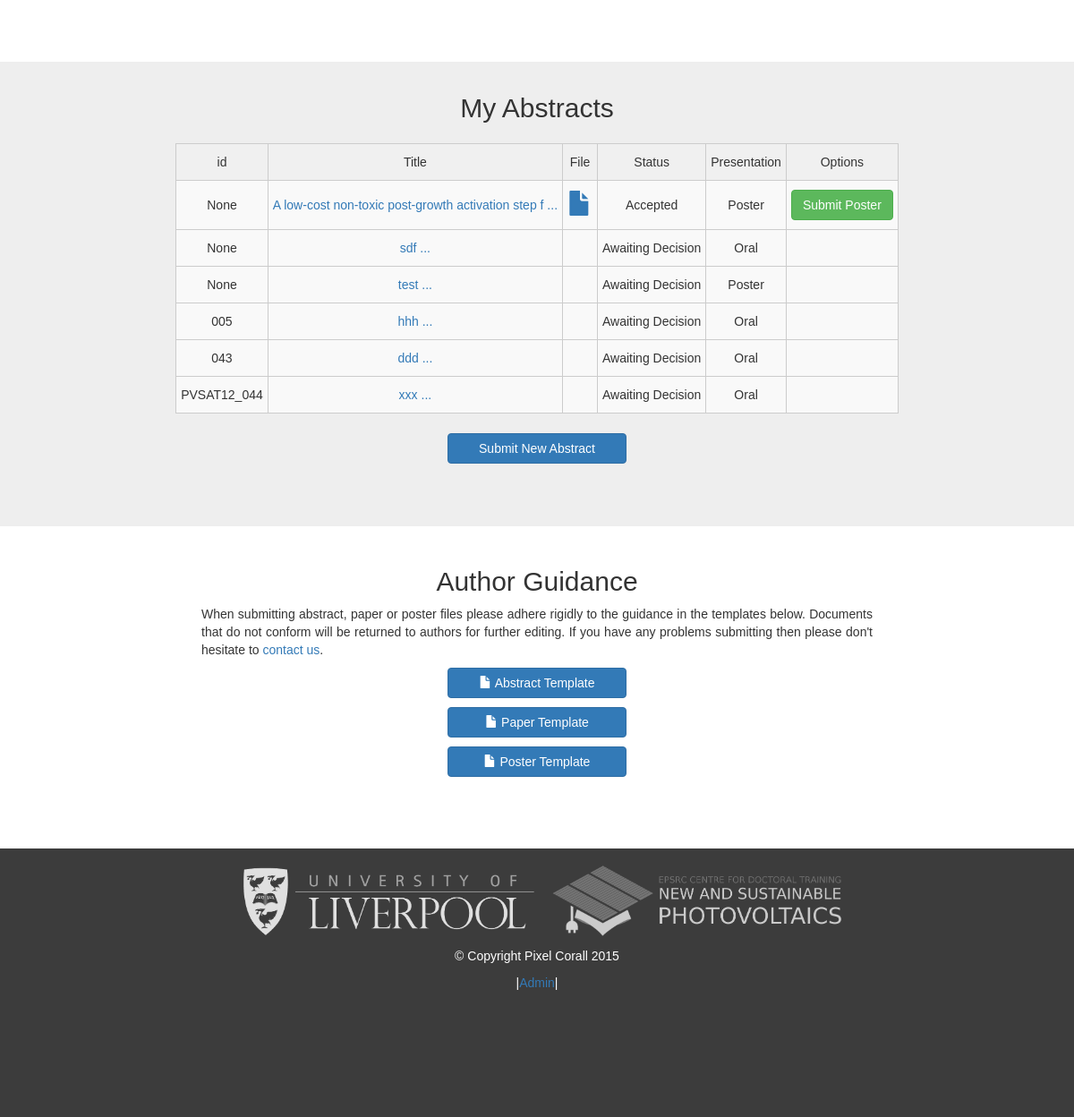
Before: /authors/dashboard/ (signed in, lower part) with the older database file.
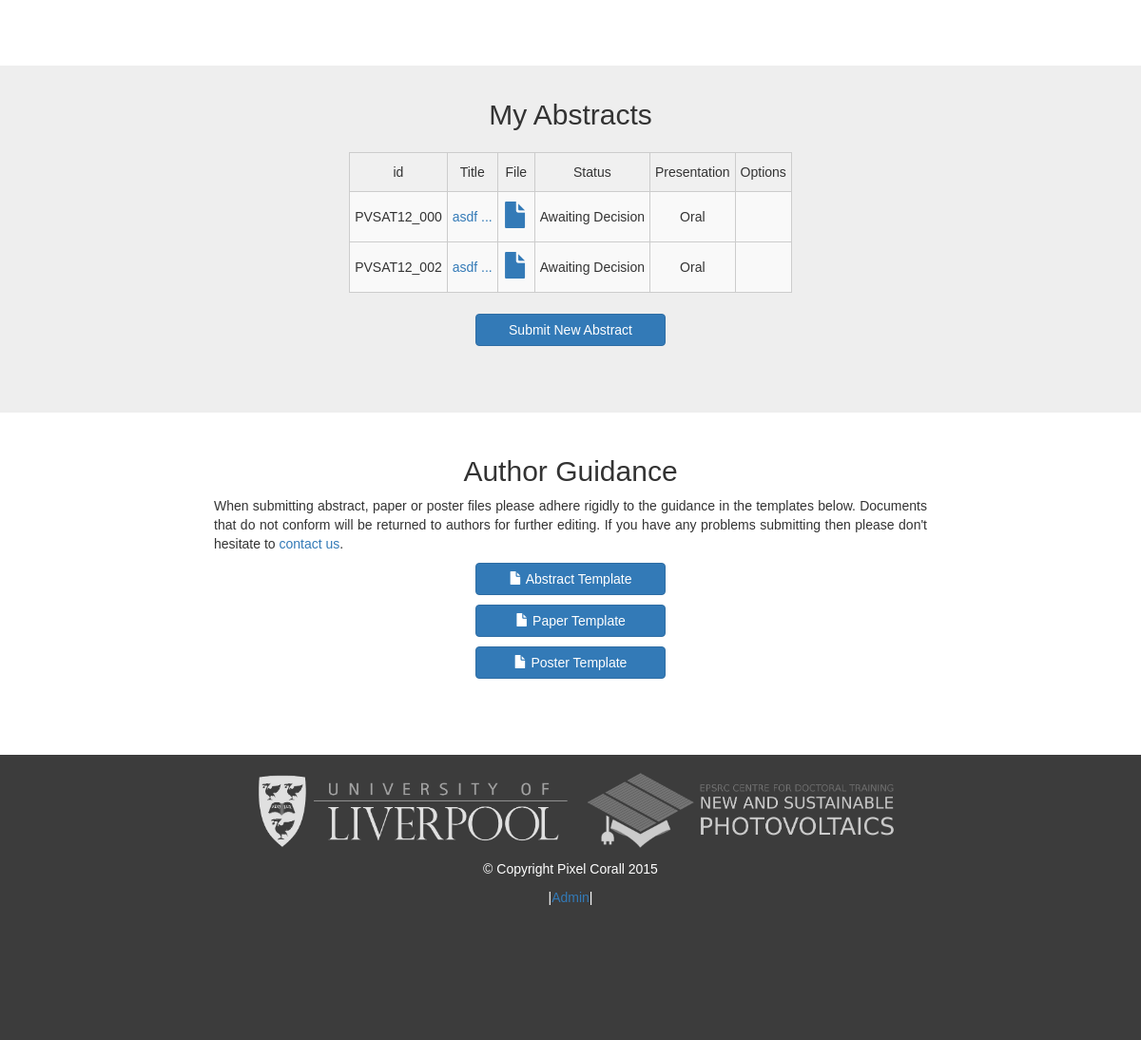
After: the same page with the newer database file.
### authors/models.py (models this page shows, shortened)
class Abstract(models.Model):
    help = "Pasting your abstract text will help us make your work searchable."
    author = models.ForeignKey(UserProfile)
    title = models.CharField(max_length=1000)
    abstract = models.TextField(max_length=50000, help_text = help)
    upload = models.FileField(upload_to='abstract_uploads', validators=[validate_file_extension])
    theme = models.ManyToManyField(Theme)
    unique_id = models.CharField(max_length=11,null=True, blank=True, unique=True)
    DELIVERY_CHOICE = (('Oral', 'Oral'), ('Poster', 'Poster'))
    delivery = models.CharField(max_length=6, choices=DELIVERY_CHOICE, default='Oral')
    STATUS = (('Awaiting Decision', 'Awaiting decision'), ('Accepted', 'Accept'), ('Rejected', 'Reject') )
    status = models.CharField(max_length=25, choices=STATUS, default='Awaiting Decision')
    date = models.DateTimeField(default=timezone.datetime.today())
    tags = models.CharField(max_length=250, help_text = "e.g. CdTe, modeling, liverpool")
    author_registered = models.BooleanField(default=False)

### authors/views.py (the view)
@login_required
def dashboard(request):
    user = request.user
    profile = UserProfile.objects.get(user_id=user.id)
    abstracts = Abstract.objects.filter(author=profile)
    return render(request, 'dashboard.html', {'user':user, 'profile': profile, 'abstracts': abstracts})

### authors/templates/dashboard.html (shortened to what this page needs)
{% extends 'base.html' %}
{% load thumbnail %}
{% block content %}
    <section id="register" class="dashboard-profile-section">
        <div class="container">
		</div>
	</section>
    <section id="abstracts" class="dashboard-abstract-section">
        <div class="container">
            <div class="row">
                <div class="col-lg-12">
					<h2>My Abstracts</h2>
					{% if abstracts %}
						<table class="tg">
						  <tr>
							<th class="tg-031e">id</th>
							<th class="tg-031e">Title</th>
							<th class="tg-031e">File</th>
							<th class="tg-031e">Status</th>
							<th class="tg-031e">Presentation</th>
							<th class="tg-031e">Options</th>
						  </tr>
						{% for abstract in abstracts %}
						  <tr>
							  <td class="tg-4eph">{{abstract.unique_id}}</td>
							  <td class="tg-4eph"><a href="/programme/abstracts/{{abstract.id}}">{{abstract.title|slice:":50"}} ...</a></td>
							  <td class="tg-4eph">
								  {% if abstract.upload %}
								  <a href="/media/{{abstract.upload}}" target="_blank" >
									  <span class="glyphicon glyphicon-file"></span>
								  </a>
								  {% endif %}
							  </td>
							  <td class="tg-4eph">{{abstract.status}}</td>
							  <td class="tg-4eph">{{abstract.delivery}}</td>
							  <td class="tg-4eph">
								  {% if abstract.status == 'Accepted' %}
								      {% if abstract.delivery == 'Oral' %}
									  <a class="btn btn-success page-scroll" href="#">Submit Paper</a>
									  {% else %}
										  <a class="btn btn-success page-scroll" href="#">Submit Poster</a>
								      {% endif %}
								  {% endif %}
							  </td>
						  </tr>
						{% endfor %}
						</table>
					{% else %}
					    <p>No abstracts submitted<p>
				    {% endif %}
					<div class="col-lg-12 center">
						<a class="btn btn-primary page-scroll" href="{% url 'submit_abstract' %}">Submit New Abstract</a>
					</div>
                </div>
            </div>
		</div>
    </section>
    <section id="register" class="white-section">
        <div class="container">
            <div class="row center">
                <div class="col-lg-8 col-sm-offset-2">
					<h2 class="center">Author Guidance</h2>
					<p class="justify">When submitting abstract, paper or poster files please adhere rigidly to the guidance in the templates below. Documents that do not conform will be returned to authors for further editing. If you have any problems submitting then please don't hesitate to <a href="/contact/">contact us</a>.</p>
					<p>
					<a type="button" class="btn btn-primary" href="/media/forms/abstract_template.docx">
						<span class="glyphicon glyphicon-file"></span> Abstract Template</span>
					</a>
		            </p>
					<p>
					<a type="button" class="btn btn-primary" href="/media/forms/paper_template.docx">
						<span class="glyphicon glyphicon-file"></span> Paper Template</span>
					</a>
					<p>
					<a type="button" class="btn btn-primary" href="/media/forms/poster_template.pptx">
						<span class="glyphicon glyphicon-file"></span> Poster Template</span>
					</a>
					</p>
				</div>
			</div>
		</div>
	</section>
{% endblock %}

Changed rows visible on the page:
removed Abstract: unique_id "None", title "A low-cost non-toxic post-growth activation step f", status "Accepted", delivery "Poster", shows "Submit Poster"
removed Abstract: unique_id "None", title "sdf", status "Awaiting Decision", delivery "Oral"
removed Abstract: unique_id "None", title "test", status "Awaiting Decision", delivery "Poster"
removed Abstract: unique_id "005", title "hhh", status "Awaiting Decision", delivery "Oral"
removed Abstract: unique_id "043", title "ddd", status "Awaiting Decision", delivery "Oral"
removed Abstract: unique_id "PVSAT12_044", title "xxx", status "Awaiting Decision", delivery "Oral"
added Abstract: unique_id "PVSAT12_000", title "asdf", status "Awaiting Decision", delivery "Oral"
added Abstract: unique_id "PVSAT12_002", title "asdf", status "Awaiting Decision", delivery "Oral"
